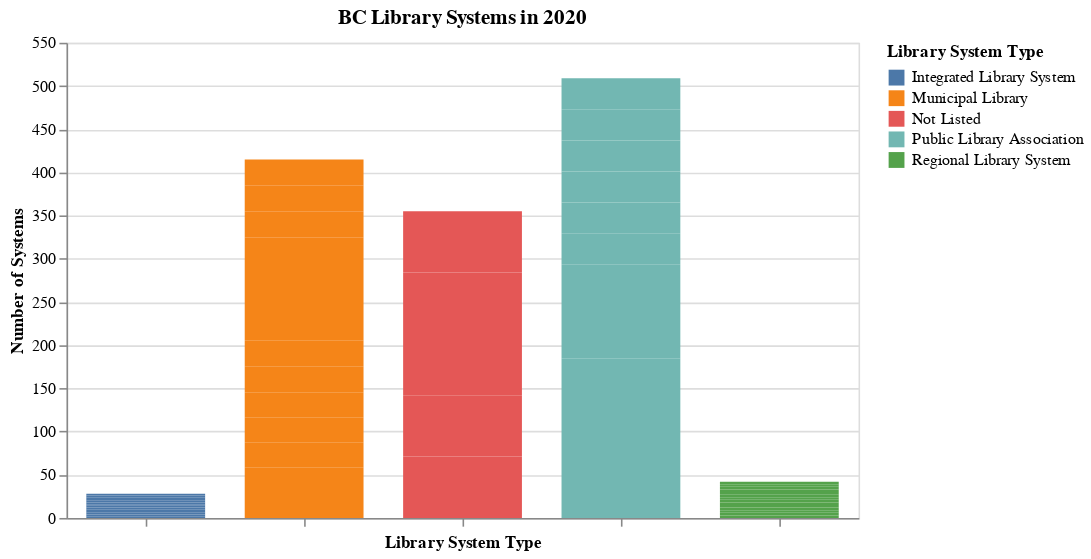

The cell this chart's notebook holds for it:
### Code cell
lib_sys_yr_chart = alt.Chart(lib_sys_yr).mark_bar().encode(
    x=alt.X('Library System Type:O', axis=alt.Axis(labels=False)),
    y=alt.Y('count:Q', title='Number of Systems'),
    color='Library System Type'
).properties(title='BC Library Systems in 2020', width=500, height=300
            ).configure_scale(bandPaddingInner=0.25)

lib_sys_yr_chart

### Figure 1 — Vega-Lite specification as saved in the notebook (floating-point values rounded to 4 significant figures)
{"config": {"view": {"continuousWidth": 400, "continuousHeight": 300}, "scale": {"bandPaddingInner": 0.25}}, "data": {"name": "data-1d38b381bec91acbb5d209abe0535585"}, "mark": "bar", "encoding": {"color": {"field": "Library System Type", "type": "nominal"}, "x": {"axis": {"labels": false}, "field": "Library System Type", "type": "ordinal"}, "y": {"field": "count", "title": "Number of Systems", "type": "quantitative"}}, "height": 300, "title": "BC Library Systems in 2020", "width": 500, "$schema": "https://vega.github.io/schema/vega-lite/v4.17.0.json", "datasets": {"data-1d38b381bec91acbb5d209abe0535585": [{"Year": 2002, "Library System Type": "Not Listed", "count": 71}, {"Year": 2003, "Library System Type": "Not Listed", "count": 71}, {"Year": 2004, "Library System Type": "Not Listed", "count": 71}, {"Year": 2005, "Library System Type": "Not Listed", "count": 71}, {"Year": 2006, "Library System Type": "Not Listed", "count": 71}, {"Year": 2007, "Library System Type": "Integrated Library System", "count": 2}, {"Year": 2007, "Library System Type": "Municipal Library", "count": 29}, {"Year": 2007, "Library System Type": "Public Library Association", "count": 37}, {"Year": 2007, "Library System Type": "Regional Library System", "count": 3}, {"Year": 2008, "Library System Type": "Integrated Library System", "count": 2}, {"Year": 2008, "Library System Type": "Municipal Library", "count": 29}, {"Year": 2008, "Library System Type": "Public Library Association", "count": 37}, {"Year": 2008, "Library System Type": "Regional Library System", "count": 3}, {"Year": 2009, "Library System Type": "Regional Library System", "count": 3}, {"Year": 2009, "Library System Type": "Public Library Association", "count": 37}, {"Year": 2009, "Library System Type": "Integrated Library System", "count": 2}, {"Year": 2009, "Library System Type": "Municipal Library", "count": 29}, {"Year": 2010, "Library System Type": "Integrated Library System", "count": 2}, {"Year": 2010, "Library System Type": "Municipal Library", "count": 29}, {"Year": 2010, "Library System Type": "Public Library Association", "count": 37}, {"Year": 2010, "Library System Type": "Regional Library System", "count": 3}, {"Year": 2011, "Library System Type": "Integrated Library System", "count": 2}, {"Year": 2011, "Library System Type": "Municipal Library", "count": 29}, {"Year": 2011, "Library System Type": "Public Library Association", "count": 37}, {"Year": 2011, "Library System Type": "Regional Library System", "count": 3}, {"Year": 2012, "Library System Type": "Integrated Library System", "count": 2}, {"Year": 2012, "Library System Type": "Municipal Library", "count": 30}, {"Year": 2012, "Library System Type": "Public Library Association", "count": 36}, {"Year": 2012, "Library System Type": "Regional Library System", "count": 3}, {"Year": 2013, "Library System Type": "Regional Library System", "count": 3}, {"Year": 2013, "Library System Type": "Public Library Association", "count": 36}, {"Year": 2013, "Library System Type": "Municipal Library", "count": 30}, {"Year": 2013, "Library System Type": "Integrated Library System", "count": 2}, {"Year": 2014, "Library System Type": "Integrated Library System", "count": 2}, {"Year": 2014, "Library System Type": "Municipal Library", "count": 30}, {"Year": 2014, "Library System Type": "Public Library Association", "count": 36}, {"Year": 2014, "Library System Type": "Regional Library System", "count": 3}, {"Year": 2015, "Library System Type": "Integrated Library System", "count": 2}, {"Year": 2015, "Library System Type": "Municipal Library", "count": 30}, {"Year": 2015, "Library System Type": "Public Library Association", "count": 36}, {"Year": 2015, "Library System Type": "Regional Library System", "count": 3}, {"Year": 2016, "Library System Type": "Integrated Library System", "count": 2}, {"Year": 2016, "Library System Type": "Municipal Library", "count": 30}, {"Year": 2016, "Library System Type": "Public Library Association", "count": 36}, {"Year": 2016, "Library System Type": "Regional Library System", "count": 3}, {"Year": 2017, "Library System Type": "Regional Library System", "count": 3}, {"Year": 2017, "Library System Type": "Public Library Association", "count": 36}, {"Year": 2017, "Library System Type": "Municipal Library", "count": 30}, {"Year": 2017, "Library System Type": "Integrated Library System", "count": 2}, {"Year": 2018, "Library System Type": "Integrated Library System", "count": 2}, {"Year": 2018, "Library System Type": "Municipal Library", "count": 30}, {"Year": 2018, "Library System Type": "Public Library Association", "count": 36}, {"Year": 2018, "Library System Type": "Regional Library System", "count": 3}, {"Year": 2019, "Library System Type": "Integrated Library System", "count": 2}, {"Year": 2019, "Library System Type": "Municipal Library", "count": 30}, {"Year": 2019, "Library System Type": "Public Library Association", "count": 36}, {"Year": 2019, "Library System Type": "Regional Library System", "count": 3}, {"Year": 2020, "Library System Type": "Integrated Library System", "count": 2}, {"Year": 2020, "Library System Type": "Municipal Library", "count": 30}, {"Year": 2020, "Library System Type": "Public Library Association", "count": 36}, {"Year": 2020, "Library System Type": "Regional Library System", "count": 3}]}}
